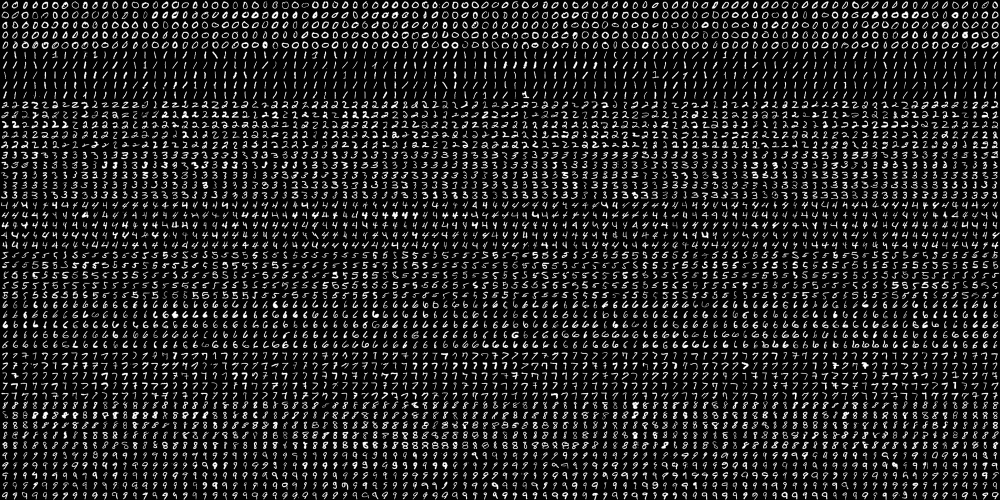
#> input picture digits1.png, 2000 x 1000 px (shown at 1/2 size)
$ jupyter execute OCR.ipynb
#> lines starting #> are read from the running program, lines starting #| are printed output that depends on the picture
[cell 1]
from matplotlib import pyplot as plt
import numpy as np
import cv2

[cell 2]
image=cv2.imread('digits1.png')
#> image is the input picture: shape (1000, 2000, 3); min 0, max 255, mean 33.8

[cell 3]
gray = cv2.cvtColor(image, cv2.COLOR_BGR2GRAY)

[cell 4]
plt.imshow(gray)
plt.title('image')
plt.show()

[cell 5]
divisions = list(np.hsplit(i,100) for i in np.vsplit(gray, 50))
#> divisions = 50 items

[cell 6]
divisions_arr = np.array(divisions)

[cell 7]
divisions_arr.shape
#> Out = (50, 100, 20, 20)

[cell 8]
train = divisions_arr[:,:50].reshape(-1,400).astype(np.float32)
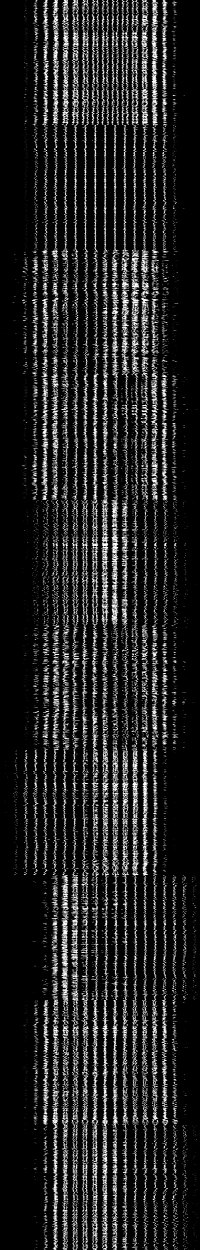
#> train: shape (2500, 400) float32 (shown at 1/2 size); min 0, max 255, mean 33.8

[cell 9]
train.shape
#> Out = (2500, 400)

[cell 10]
test = divisions_arr[:,50:100].reshape(-1,400).astype(np.float32)
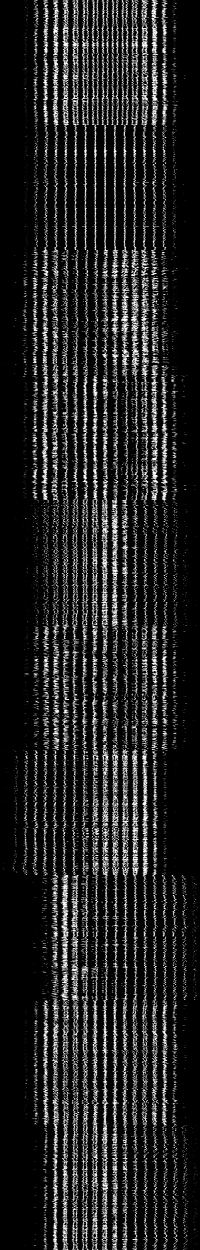
#> test: shape (2500, 400) float32 (shown at 1/2 size); min 0, max 255, mean 33.8

[cell 11]
test.shape
#> Out = (2500, 400)

[cell 12]
from PIL import Image

[cell 13]
img = Image.open('digits1.png')

[cell 14]
img

[cell 15]
k = np.arange(10)
train_labels = np.repeat(k, 250)[:,np.newaxis]
test_labels = np.repeat(k, 250)[:,np.newaxis]

[cell 16]
knn = cv2.ml.KNearest_create()

[cell 17]
knn.train(train, cv2.ml.ROW_SAMPLE, train_labels)
#> Out = True

[cell 18]
ret, output, neighbours, distance = knn.findNearest(test, k=5)
#> ret = 0; output = 2500 values, max 9 at index 452, min 0 at index 0, mean 4.47; neighbours = 2500 rows, first 6: [0, 0, 0, 0, 0], [0, 0, 0, 0, 0], [0, 0, 0, 0, 0], [0, 0, 5, 5, 5], [0, 0, 0, 0, 0], [0, 0, 0, 0, 0]; distance = 2500 rows, first 6: [361955, 598018, 606136, 608480, 610345], [790595, 959768, 1055851, 1065401, 1068785], [534520, 641045, 681043, 732508, 751514], [943748, 958162, 1052576, 1243297, 1249885], [796400, 841097, 878670, 896978, 960181], [396251, 671587, 715542, 749110, 751370]

[cell 19]
int(output[0, 0])
#> Out = 0

[cell 20]
matched = output == test_labels
correct = np.count_nonzero(matched)
#> correct = 2294

[cell 21]
accuracy = (correct*100)/(output.size)
#> accuracy = 91.76

[cell 22]
accuracy
#> Out = 91.76

[cell 23]
N7 = cv2.imread('1.png')
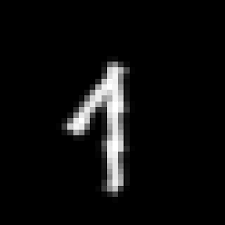
#> input picture 1.png, 225 x 225 px
#> N7 is the input picture: shape (225, 225, 3); min 0, max 255, mean 12.9

[cell 24]
plt.imshow(N7)
plt.title('image')
plt.show()

[cell 25]
N7_gray = cv2.cvtColor(N7, cv2.COLOR_BGR2GRAY)

[cell 26]
N7_gray_resized = cv2.resize(N7_gray, (20, 20))
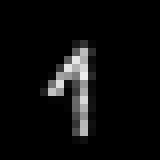
#> N7_gray_resized: shape (20, 20) (shown 8 times larger); min 0, max 237, mean 12.5

[cell 27]
N7_flat = N7_gray_resized.reshape(-1, 400).astype(np.float32)

[cell 28]
ret, output, neighbors, distance = knn.findNearest(N7_flat, k=5)
#> ret = 1; output = [1]; neighbors = [[1, 1, 1, 1, 1]]; distance = [[487820, 531085, 538054, 544807, 546806]]

[cell 29]
predicted_digit = int(output[0, 0])
#> predicted_digit = 1

[cell 30]
print("Predicted Digit:", predicted_digit)
#| Predicted Digit: 1

[cell 31]
N3 = cv2.imread('3.jpg')
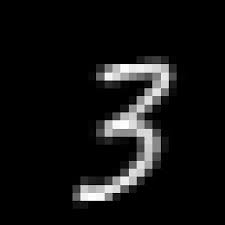
#> input picture 3.jpg, 225 x 225 px
#> N3 is the input picture: shape (225, 225, 3); min 0, max 255, mean 18.1

[cell 32]
plt.imshow(N3)
plt.title('image')
plt.show()

[cell 33]
N3_gray = cv2.cvtColor(N3, cv2.COLOR_BGR2GRAY)

[cell 34]
N3_gray_resized = cv2.resize(N3_gray, (20, 20))
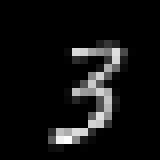
#> N3_gray_resized: shape (20, 20) (shown 8 times larger); min 0, max 250, mean 17.4

[cell 35]
N3_flat = N3_gray_resized.reshape(-1, 400).astype(np.float32)

[cell 36]
ret, output, neighbors, distance = knn.findNearest(N3_flat, k=5)
#> ret = 3; output = [3]; neighbors = [[3, 7, 5, 3, 7]]; distance = [[1039313, 1089890, 1146839, 1157011, 1159864]]

[cell 37]
predicted_digit = int(output[0, 0])
#> predicted_digit = 3

[cell 38]
print("Predicted Digit:", predicted_digit)
#| Predicted Digit: 3
